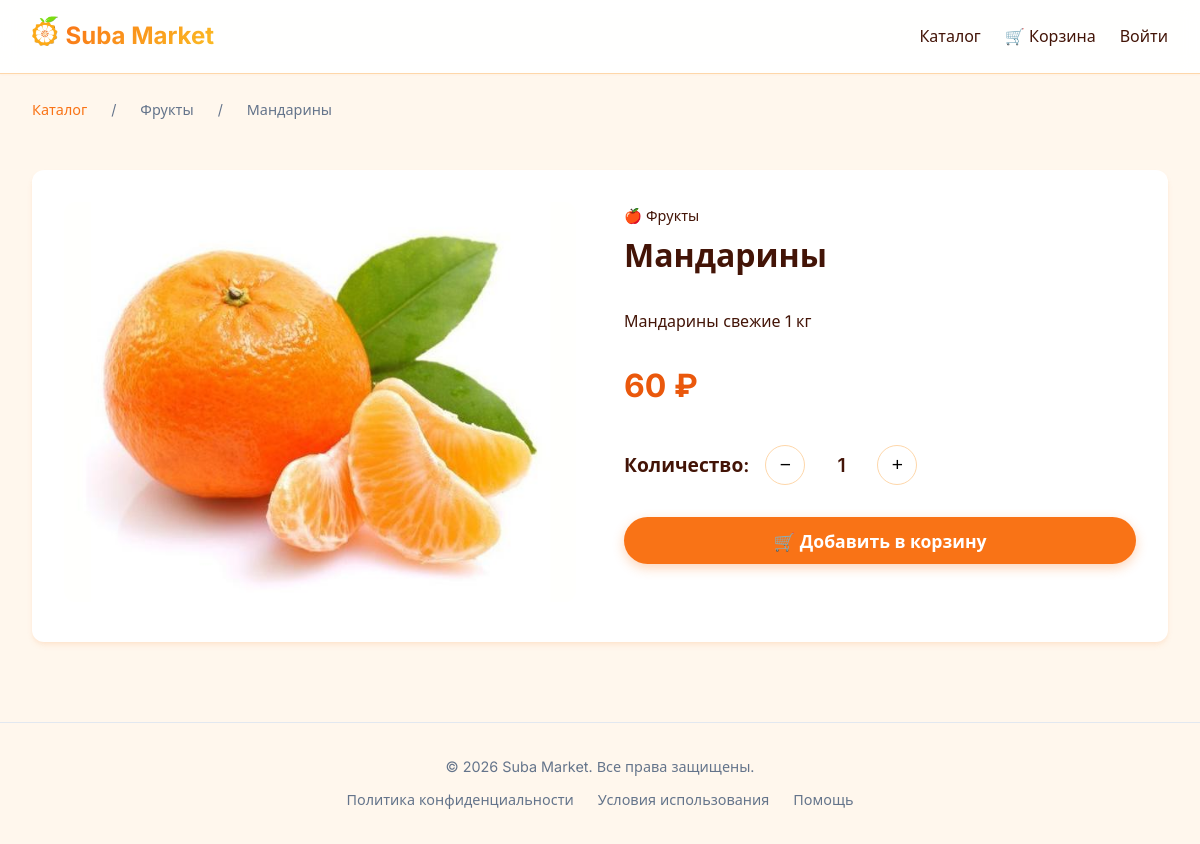
/product, run on the app's committed database.
### tables this page shows
CREATE TABLE product(
    id INTEGER PRIMARY KEY AUTOINCREMENT,
    title TEXT UNIQUE NOT NULL,
    description TEXT,
    price INTEGER NOT NULL,
    discount integer,
    category TEXT NOT NULL,
    image TEXT
);

### app/catalogue.py (the view)
@bp.route('/product')
@bp.route('/product/<int:product_id>')
def product(product_id=1):
    db = get_db()
    product = db.execute(
        'SELECT id, title, description, price, discount, category, image'
        ' FROM product WHERE id = ?', (product_id,)
    ).fetchone()
    if product is None:
        return 'Товар не найден', 404
    if g.user is not None:
        carts = db.execute(
            'SELECT product_id FROM cart WHERE user_id = ?', (g.user['id'],)
        ).fetchall()
        cart_count = len(carts)
    else:
        carts = [{"product_id": None}]
        cart_count = None
    return render_template('catalogue/product.html', product=product, carts=carts, cart_count=cart_count)

### app/auth.py (called while the page is built)
@bp.before_app_request
def load_logged_in_user():
    user_id = session.get('user_id')
    if user_id is None:
        g.user = None
    else:
        g.user = get_db().execute(
            'SELECT * FROM user WHERE id = ?', (user_id,)
        ).fetchone()

### app/db.py (called while the page is built)
def get_db():
    if 'db' not in g:
        g.db = sqlite3.connect(
            current_app.config['DATABASE'],
            detect_types=sqlite3.PARSE_DECLTYPES
        )
        g.db.row_factory = sqlite3.Row
    return g.db

### app/templates/catalogue/product.html (shortened to what this page needs)
{% extends "base.html" %}
{% block breadcrumbs %}
<nav style="max-width:1200px; margin:1.5rem auto 0; padding:0 2rem; font-size:0.9rem; color:#64748b;">
  <a href="{{ url_for('catalogue.catalogue') }}" style="color:#f97316; text-decoration:none;">Каталог</a> /
  <span style="color:#64748b;">{{ product.category }}</span> /
  <span style="color:#64748b;">{{ product.title }}</span>
</nav>
{% endblock %}
{% block content %}
<main class="container" style="margin-top:1rem;">
  <div class="product-detail">
    <div class="gallery">
      {% if product.image %}
        <img src="{{ product.image }}" alt="{{ product.title }}" style="width:100%; border-radius:12px;">
      {% else %}
        <img src="https://via.placeholder.com/600x400?text=Нет+фото" alt="{{ product.title }}" style="width:100%; border-radius:12px;">
      {% endif %}
    </div>
    <div class="info">
      {% if product.category == 'Электроника' %}
        {% set cat_icon = '📱' %}
      {% elif product.category == 'Одежда' %}
        {% set cat_icon = '👕' %}
      {% elif product.category == 'Книги' %}
        {% set cat_icon = '📚' %}
      {% elif product.category == 'Фрукты' %}
        {% set cat_icon = '🍎' %}
      {% elif product.category == 'Обувь' %}
        {% set cat_icon = '👢' %}
      {% else %}
        {% set cat_icon = '📦' %}
      {% endif %}
      <span class="category" style="font-size:0.9rem;">{{ cat_icon }} {{ product.category }}</span>
      <h1>{{ product.title }}</h1>
      {% if product.description %}
      <p style="margin:1.5rem 0; line-height:1.7;">
        {{ product.description }}
      </p>
      {% endif %}
      {% if product.discount and product.discount > 0 %}
        {% set new_price = (product.price * (1 - product.discount/100))|round|int %}
        <div style="font-size:2rem; font-weight:700; color:#ea580c; margin:1rem 0;">
          {{ "{:,.0f}".format(new_price).replace(",", " ") }} ₽
        </div>
        <span style="font-size:1.1rem; color:#64748b; text-decoration:line-through; margin-right:1rem;">{{ "{:,.0f}".format(product.price).replace(",", " ") }} ₽</span>
        <span style="display:inline-block; background:#22c55e; color:white; padding:0.3rem 0.8rem; border-radius:100px; font-size:0.85rem; font-weight:600;">−{{ product.discount }}%</span>
      {% else %}
        <div style="font-size:2rem; font-weight:700; color:#ea580c; margin:1rem 0;">
          {{ "{:,.0f}".format(product.price).replace(",", " ") }} ₽
        </div>
      {% endif %}
      {% set in_cart = namespace(yes=false) %}
      {% for cart_item in carts %}
        {% if product.id == cart_item.product_id %}
          {% set in_cart.yes = true %}
        {% endif %}
      {% endfor %}
      <div class="quantity-selector" id="qty-selector" style="min-height:56px;">
        {% if in_cart.yes %}
        {% else %}
          <span>Количество:</span>
          <button type="button" onclick="changeQty(-1)">−</button>
          <span id="qty-display">1</span>
          <button type="button" onclick="changeQty(1)">+</button>
        {% endif %}
      </div>
      {% if in_cart.yes %}
      <button class="btn btn-outline" disabled style="width:100%; font-size:1.1rem; cursor:default; opacity:0.7;">
        ✅ Уже в корзине
      </button>
      {% else %}
      <button class="btn btn-primary" id="add-to-cart-btn" data-product-id="{{ product.id }}"
              style="width:100%; font-size:1.1rem; margin-bottom:0.5rem;">
        🛒 Добавить в корзину
      </button>
      {% endif %}
    </div>
  </div>
</main>
{% endblock %}

### app/static/css/styles.css (style rules this page uses)
:root { --primary: #f97316; --primary-hover: #ea580c; --primary-light: #fff7ed; --secondary: #fbbf24; --bg: #fff7ed; --card-bg: #ffffff; --text: #431407; --text-light: #9a3412; --border: #fed7aa; --radius: 12px; --shadow-sm: 0 1px 2px rgba(249,115,22,0.05); --shadow: 0 4px 6px -1px rgba(249,115,22,0.1), 0 2px 4px -2px rgba(249,115,22,0.1); --shadow-lg: 0 10px 15px -3px rgba(249,115,22,0.1), 0 4px 6px -4px rgba(249,115,22,0.1); --transition: all 0.3s cubic-bezier(0.4, 0, 0.2, 1); }
* { margin: 0; padding: 0; box-sizing: border-box; }
body { font-family: 'Inter', system-ui, sans-serif; background: var(--bg); color: var(--text); line-height: 1.7; -webkit-font-smoothing: antialiased; }
nav { display: flex; align-items: center; gap: 1.5rem; }
nav a { text-decoration: none; color: var(--text); font-weight: 500; transition: var(--transition); position: relative; }
nav a::after { content: ''; position: absolute; bottom: -4px; left: 0; width: 0; height: 2px; background: var(--primary); transition: var(--transition); }
.container { max-width: 1200px; margin: 0 auto; padding: 2rem; }
.btn { display: inline-block; padding: 0.7rem 1.5rem; border: none; border-radius: 100px; cursor: pointer; font-weight: 600; font-family: inherit; font-size: 0.95rem; text-decoration: none; text-align: center; transition: var(--transition); position: relative; overflow: hidden; }
.btn-primary { background: var(--primary); color: white; box-shadow: 0 4px 12px rgba(249,115,22,0.3); }
.product-detail { display: grid; grid-template-columns: 1fr 1fr; gap: 3rem; background: var(--card-bg); border-radius: var(--radius); padding: 2rem; box-shadow: var(--shadow); }
.product-detail .gallery { border-radius: var(--radius); overflow: hidden; }
.product-detail .gallery img { width: 100%; height: 400px; object-fit: cover; border-radius: var(--radius); }
.product-detail .info h1 { font-size: 2rem; margin-bottom: 1rem; }
.product-detail .quantity-selector { display: flex; align-items: center; gap: 1rem; margin: 1.5rem 0; }
.quantity-selector button { width: 40px; height: 40px; min-width: 40px; min-height: 40px; border: 1px solid var(--border); background: var(--card-bg); border-radius: 50%; cursor: pointer; font-size: 1.2rem; transition: var(--transition); flex-shrink: 0; }
.quantity-selector span { font-size: 1.2rem; font-weight: 600; min-width: 40px; text-align: center; }

### data on the page
product: category "Фрукты", title "Мандарины", image (picture), description "Мандарины свежие 1 кг", price "60"

### other printed values
{{ cat_icon }} "🍎"
